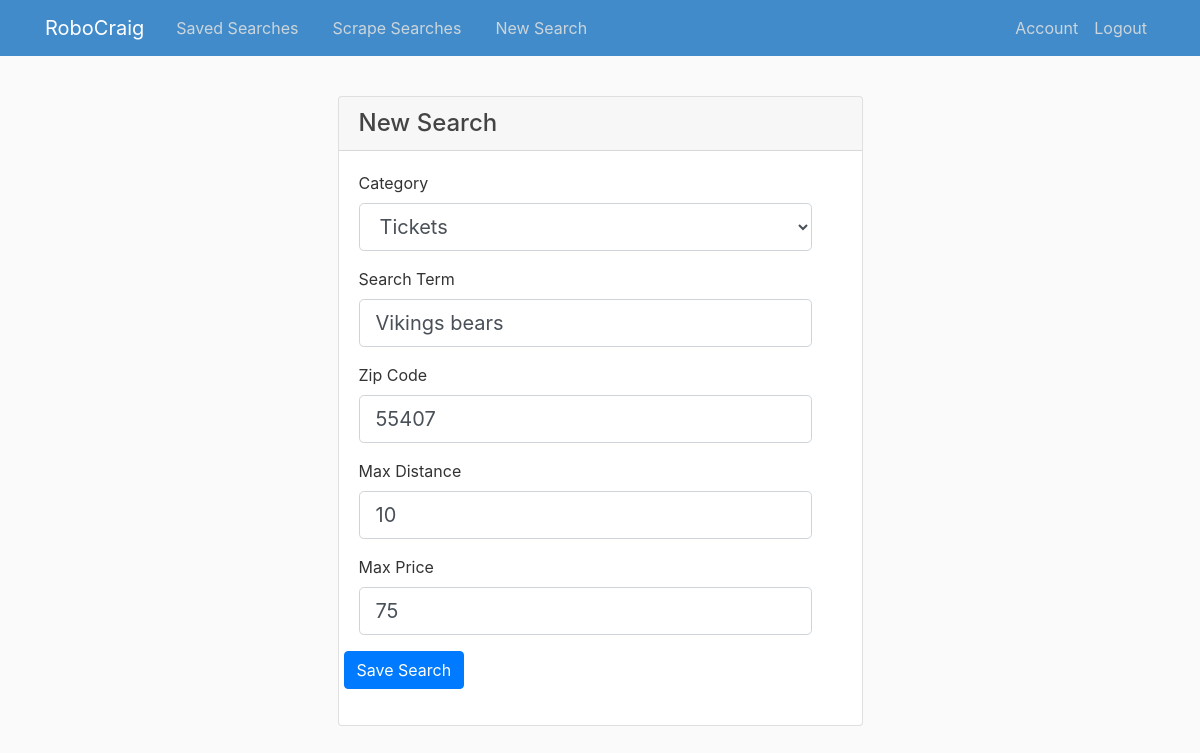
Before: /search/6/update (signed in) with the older database file.
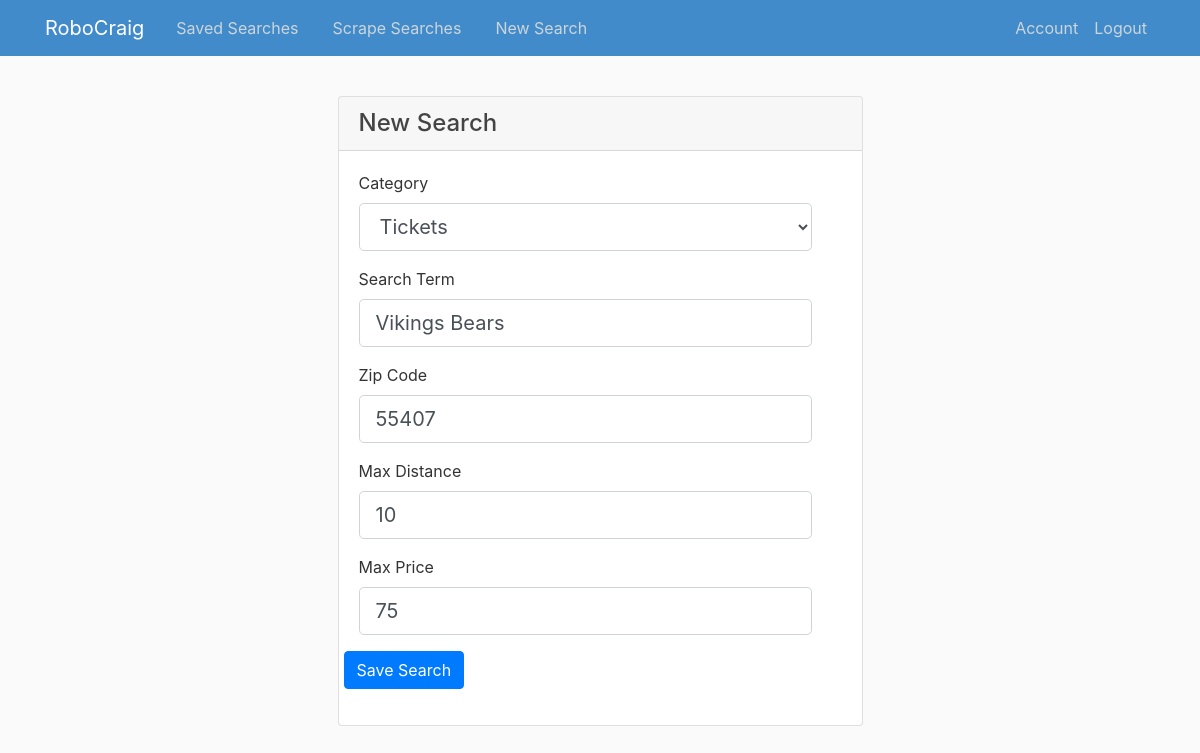
After: the same page with the newer database file.
### RoboCraig/models.py (models this page shows, shortened)
class Searcher (db.Model):
    id = db.Column(db.Integer, primary_key=True)
    category = db.Column(db.String(20), nullable=False)
    search_term = db.Column(db.String(50), nullable=False)
    zip_code = db.Column(db.String(10), nullable=False)  #Might need this to be int, or validate to 5 digits
    max_distance = db.Column(db.String(10), nullable=False)
    max_price = db.Column(db.String(10), nullable=False)
    user_id = db.Column(db.Integer, db.ForeignKey('user.id'), nullable=False)       #This is making a reference to the user_id in the users table

### RoboCraig/routes.py (the view)
@app.route("/search/<int:search_id>/update",methods=['GET', 'POST'])    #This route is for updating the search
@login_required
def update_search(search_id):       #After being passed the search_id, this function updates a saved search
    search = Searcher.query.get_or_404(search_id)
    if search.author != current_user:
        abort(403)
    form = SearchForm()
    if form.validate_on_submit():
        search.category = form.category.data        #If the update form is validated, the search_term will be updated
        search.search_term = form.search_term.data
        search.zip_code = form.zip_code.data
        search.max_distance = form.max_distance.data
        search.max_price = form.max_price.data
        author = current_user
        db.session.commit()     #The updated search is committed to the database
        flash('Your post has been updated!', 'success')
        return redirect(url_for('user_searches', search_id=search.id,username=current_user.username))    #They then get sent back to the saved_searches
    elif request.method == 'GET':       #If the page is requested, it will pre-populate the form data
        form.category.data = search.category
        form.search_term.data = search.search_term
        form.zip_code.data = search.zip_code
        form.max_distance.data = search.max_distance
        form.max_price.data = search.max_price
    return render_template('create_search.html', title='Update Post', form=form, legend='Update Post')

### RoboCraig/models.py (called while the page is built)
@login_manager.user_loader
def load_user(user_id):
    return User.query.get(int(user_id))

### RoboCraig/templates/create_search.html (shortened to what the changed rows need)
{% extends "layout.html" %}
{% block content %}
    <div class="container py-3">
        <div class="row">
            <div class="mx-auto col-sm-6">
                        <div class="card">
                            <div class="card-body">
                                <form method="POST" action="" class="form" role="form" autocomplete="off">
                                    <div class="form-group row col-lg-12">
                                    {{ form.category.label(class="form-control-label") }}
                                    {% if form.category.errors %}
                                        {{ form.category(class="form-control form-control-lg is-invalid") }}
                                        <div class="invalid-feedback">
                                            {% for error in form.category.errors %}
                                                <span>{{ error }}</span>
                                            {% endfor %}
                                        </div>
                                    {% else %}
                                        {{ form.category(class="form-control form-control-lg") }}
                                    {% endif %}
                                    </div>
                                    <div class="form-group row col-lg-12">
                                    {{ form.search_term.label(class="form-control-label") }}
                                    {% if form.search_term.errors %}
                                        {{ form.search_term(class="form-control form-control-lg is-invalid") }}
                                        <div class="invalid-feedback">
                                            {% for error in form.search_term.errors %}
                                                <span>{{ error }}</span>
                                            {% endfor %}
                                        </div>
                                    {% else %}
                                        {{ form.search_term(class="form-control form-control-lg") }}
                                    {% endif %}
                                    </div>
                                    <div class="form-group row col-lg-12">
                                    {{ form.zip_code.label(class="form-control-label") }}
                                    {% if form.zip_code.errors %}
                                        {{ form.zip_code(class="form-control form-control-lg is-invalid") }}
                                        <div class="invalid-feedback">
                                            {% for error in form.password.errors %}
                                                <span>{{ error }}</span>
                                            {% endfor %}
                                        </div>
                                    {% else %}
                                        {{ form.zip_code(class="form-control form-control-lg") }}
                                    {% endif %}
                                    </div>
                                    <div class="form-group row col-lg-12">
                                    {{ form.max_distance.label(class="form-control-label") }}
                                    {% if form.max_distance.errors %}
                                        {{ form.max_distance(class="form-control form-control-lg is-invalid") }}
                                        <div class="invalid-feedback">
                                            {% for error in form.max_distance.errors %}
                                                <span>{{ error }}</span>
                                            {% endfor %}
                                        </div>
                                    {% else %}
                                        {{ form.max_distance(class="form-control form-control-lg") }}
                                    {% endif %}
                                    </div>
                                    <div class="form-group row col-lg-12">
                                    {{ form.max_price.label(class="form-control-label") }}
                                    {% if form.max_price.errors %}
                                        {{ form.max_price(class="form-control form-control-lg is-invalid") }}
                                        <div class="invalid-feedback">
                                            {% for error in form.max_price.errors %}
                                                <span>{{ error }}</span>
                                            {% endfor %}
                                        </div>
                                    {% else %}
                                        {{ form.max_price(class="form-control form-control-lg") }}
                                    {% endif %}
                                    </div>
                                </form>
                            </div>
                        </div>
            </div>
        </div>
    </div>
{% endblock content %}

Changed rows visible on the page:
changed Searcher "Tickets": search_term "Vikings bears" → "Vikings Bears"
